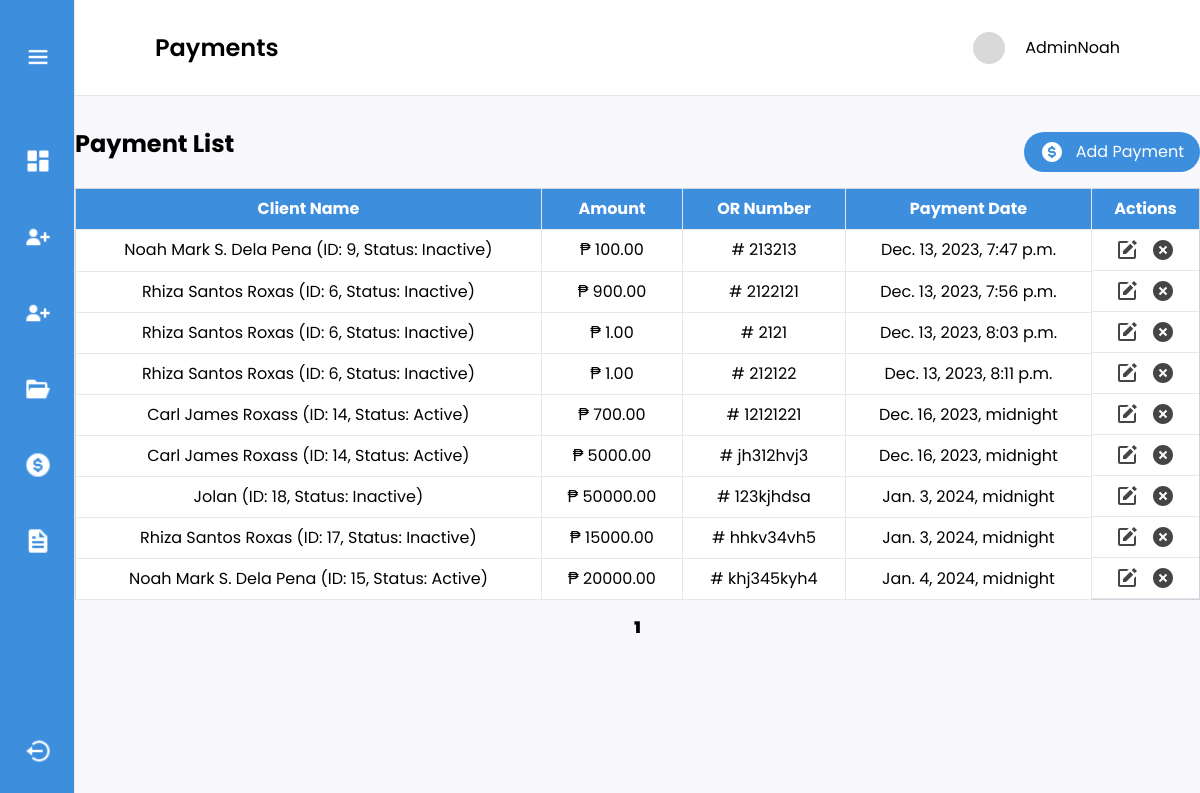
Before: /adminUser/paymentList/ (signed in) with the older database file.
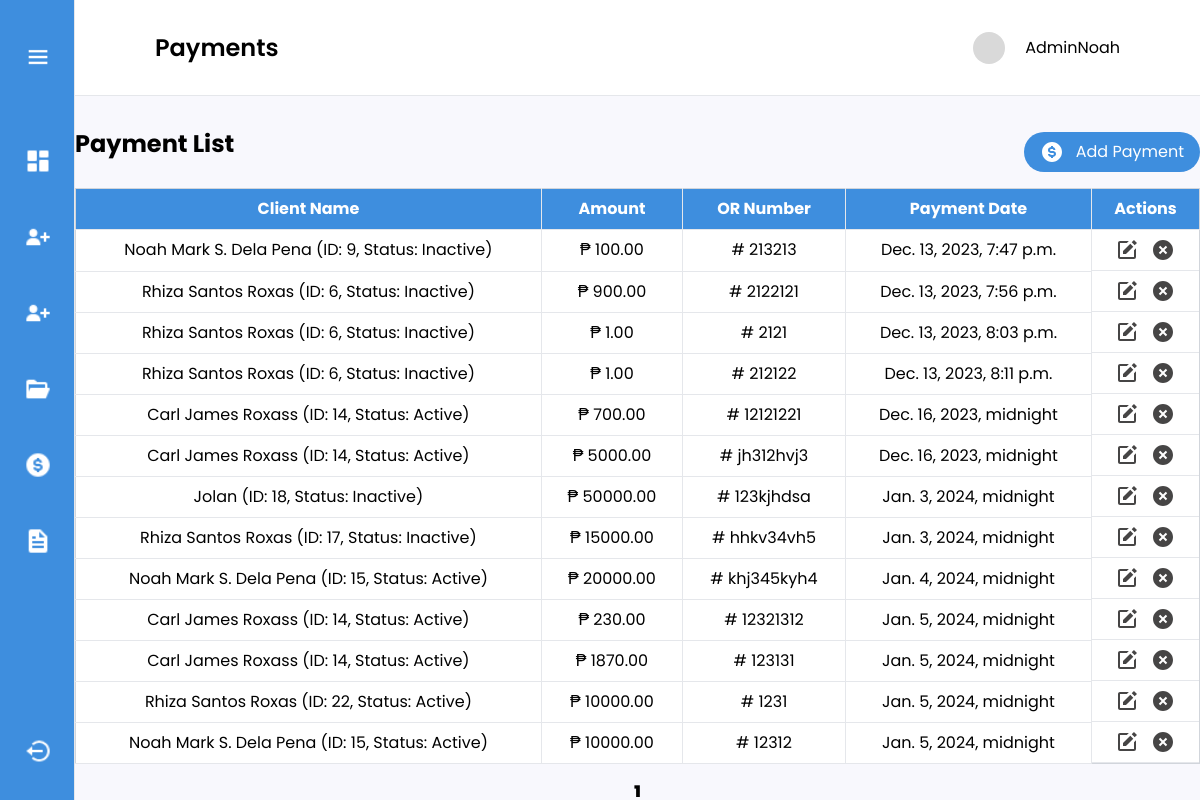
After: the same page with the newer database file.
### loanmanagement/models.py (models this page shows, shortened)
class Payment(models.Model):
    loan_id = models.ForeignKey(Loan, on_delete=models.CASCADE)
    amount = models.DecimalField(max_digits=10, decimal_places=2)
    payment_date = models.DateTimeField(null=True)
    or_number = models.CharField(max_length=50)

class Loan(models.Model):
    client_id = models.ForeignKey(Person, on_delete=models.CASCADE)
    loan_date = models.DateField()
    duration_period = models.DateField()
    interest_rate = models.DecimalField(max_digits=10, decimal_places=2)
    loan_amount = models.DecimalField(max_digits=100, decimal_places=2)
    loan_maturity = models.DateField()
    guarantor = models.CharField(max_length=250)
    processing_fee = models.DecimalField(max_digits=10, decimal_places=2)
    loan_balance = models.DecimalField(max_digits=10, decimal_places=2, null=True)
    net = models.DecimalField(max_digits=10, decimal_places=2)
    checking_no = models.CharField(max_length=250, null=False, blank=False)
    has_active_loan = models.BooleanField(default=True)
    def __str__(self):
        status = "Active" if self.has_active_loan else "Inactive"
        return f"{self.client_id.name} (ID: {self.id}, Status: {status})"

class Person(models.Model):
    name = models.CharField(max_length=250, null=False, blank=False)
    address = models.CharField(max_length=250, null=False, blank=False)
    picture = models.ImageField(upload_to='images/', null=True, blank=True)
    document = models.FileField(upload_to='documents/', null=True, blank=True)
    created_at = models.DateTimeField(auto_now_add=True)
    email = models.EmailField(max_length=254, null=True, blank=True)
    password = models.CharField(max_length=254, null=True, blank=True)

### loanmanagement/views.py (the view)
# urls.py: path('paymentList/', views.paymentList, name='paymentList'),
def paymentList(request):
    user = request.user
    if not user.is_authenticated:
        return redirect("adminLogin")
    payments = Payment.objects.all()
    paginated = Paginator(payments, 15)
    page_number = request.GET.get("page")
    page = paginated.get_page(page_number)
    form = PaymentForm(request.POST)
    return render(
        request,
        "payments.html",
        {"payments": page, "form": form, "paginator": paginated},
    )

### loanmanagement/templates/payments.html (shortened to what this page needs)
{% extends 'layout.html' %}
{% block content %}
{% load widget_tweaks %}
<div>
    <div class="flex justify-between bg-white h-24 items-center px-6 md:px-20 py-auto border-b">
        <h2 class="text-xl md:text-2xl font-semibold">Payments</h2>
        <div class="flex gap-2 md:gap-5 justify-center items-center">
            {% load static %}
            <img src="{% static 'images/svg/skeleton.svg' %}" class="w-6 h-6 md:w-8 h-8">
            <p class="hidden md:block">{{ user.username }}</p>
        </div>
    </div>
    </div>
    <div class="mx-3 md:mx-auto max-w-[1240px] mt-8">
        <div class="flex justify-between items-center mb-3">
            <h1 class="md:text-2xl text-xl font-bold mb-4">Payment List</h1>
            <button type="submit" id="openModalBtn"
                class=" text-[12px] md:text-[16px] flex items-center justify-center gap-3 bg-[#3E8EDE] text-white py-1 md:py-2 px-4 rounded-[50px]">
                <img
 />Add
                Payment
            </button>
        </div>
        <table class="min-w-full bg-white border border-gray-300">
            <thead>
                <tr class="bg-[#3E8EDE] text-white">
                    <th class="py-2 px-4 border-b border-r">Client Name</th>
                    <th class="py-2 px-4 border-b border-r">Amount</th>
                    <th class="py-2 px-4 border-b border-r">OR Number</th>
                    <th class="py-2 px-4 border-b border-r">Payment Date</th>
                    <th class="py-2  border-b">Actions</th>
                </tr>
            </thead>
            <tbody>
                {% for payment in payments %}
                    <tr class="text-center">
                        <td class="py-2 px-4 border-b border-r">{{ payment.loan_id }}</td>
                        <td class="py-2 px-4 border-b border-r">₱ {{ payment.amount }}</td>
                        <td class="py-2 px-4 border-b border-r"># {{ payment.or_number }}</td>
                        <td class="py-2 px-4 border-b border-r">{{ payment.payment_date }}</td>
                         <td class="flex justify-center items-center gap-3 py-2 px-4 border-b">
                            <img data-id="{{ payment.id }}" data-amount="{{ payment.amount }}" data-borrower="{{ payment.loan_id.id }}" id="editp" class="cursor-pointer" onclick="edit(this)"/>
                            <img data-id="{{ payment.id }}" class="cursor-pointer" onclick="deleteBtn(this)" alt="delete"/>
                        </td>
                    </tr>
                {% endfor %}
            </tbody>
        </table>
        <div class="flex justify-center mt-4">
            <ul class="pagination flex justify-center items-center gap-5">
                {% for num in payments.paginator.page_range %}
                {% if payments.number == num %}
                <li class="active font-black"><span>{{ num }} <span class="sr-only">(current)</span></span></li>
                {% else %}
                <li><a href="?page={{ num }}">{{ num }}</a></li>
                {% endif %}
                {% endfor %}
            </ul>
        </div>
    </div>
</div>
{% endblock %}

### loanmanagement/templates/layout.html (shortened to what this page needs)
{% load widget_tweaks %}
<!DOCTYPE html>
<html lang="en">
<head>
    <script src="https://cdn.tailwindcss.com"></script>
    <link href='https://unpkg.com/boxicons@2.0.7/css/boxicons.min.css' rel='stylesheet'>
    <link rel="stylesheet" href="https://cdn.jsdelivr.net/npm/flatpickr/dist/flatpickr.min.css">
</head>
<body class="font-Poppins bg-[#f8f8fd] overflow-hidden">
    <div class="flex h-screen bg-[#3E8EDE]">
        <nav id="sidebar" class="w-[75px] bg-[#3E8EDE] border-r overflow-y-auto flex flex-col overflow-hidden">
            <div class="flex items-center py-2 text-white gap-6 truncate mb-[60px] mt-[35px] ml-6">
                <img id="toggleSidebar" class="w-[28px] h-[28px]"
 />
            </div>
            <div class="flex flex-col w-full">
                <ul class="flex-col items-center space-y-8 ml-2">
                    <li id="dashboard" class="rounded-l-[50px]">
                        <a class="flex items-center py-2 px-4 text-white gap-6 truncate" href="/adminUser/">
                            <img class="w-[28px] h-[28px]"
 />
                        </a>
                    </li>
                    <li id="addClient" class="rounded-l-[50px]">
                        <a class="flex items-center py-2 px-4 text-white gap-6 truncate" href="{% url 'addClient' %}">
                            <img class="w-[28px] h-[28px]"
 />Add
                        </a>
                    </li>
                    <li id="addClient" class="rounded-l-[50px]">
                        <a class="flex items-center py-2 px-4 text-white gap-6 truncate"
                            href="{% url 'addCollector' %}">
                            <img class="w-[28px] h-[28px]"
 />Collector
                        </a>
                    </li>
                    <li id="loanPortal" class="rounded-l-[50px]">
                        <a class="flex items-center py-2 px-4 text-white gap-6 truncate" href="{% url 'loan_list' %}">
                            <img class="w-[28px] h-[28px]"
 />Loan
                        </a>
                    </li>
                    <li id="payments" class="rounded-l-[50px]">
                        <a class="flex items-center py-2 px-4 text-white gap-6 truncate" href="{% url 'paymentList' %}">
                            <img class="w-[28px] h-[28px]"
 />Payment
                        </a>
                    </li>
                    <li id="reports" class="rounded-l-[50px]">
                        <a class="flex items-center py-2 px-4 text-white gap-6 truncate" href="{% url 'reports' %}">
                            <img class="w-[28px] h-[28px]"
 />Reports
                        </a>
                    </li>
                    <li id="logout" class="rounded-l-[50px] py-1 ">
                        <a href="{% url 'logout' %}">
                            <p class="flex items-center py-2 px-4 text-white gap-6 truncate mt-[40px] md:mt-[130px]">
                                <img class="w-[28px] h-[28px]"
 />Logout
                            </p>
                        </a>
                    </li>
                </ul>
            </div>
        </nav>
        <main class="flex-1 overflow-x-hidden bg-[#f8f8fd]">
            <div class="mx-auto">
                {% block content %}{% endblock %}
            </div>
</body>
</html>

### loanmanagement/templates/layout.html (style rules this page uses)
body { font-family: 'Poppins', sans-serif; }
#sidebar { transition: width 0.3s ease-in-out; }

Changed rows visible on the page:
added Payment: loan_id "Carl James Roxass (ID: 14, Status: Active)", amount "230.00", or_number "12321312", payment_date "Jan. 5, 2024, midnight"
added Payment: loan_id "Carl James Roxass (ID: 14, Status: Active)", amount "1870.00", or_number "123131", payment_date "Jan. 5, 2024, midnight"
added Payment: loan_id "Rhiza Santos Roxas (ID: 22, Status: Active)", amount "10000.00", or_number "1231", payment_date "Jan. 5, 2024, midnight"
added Payment: loan_id "Noah Mark S. Dela Pena (ID: 15, Status: Active)", amount "10000.00", or_number "12312", payment_date "Jan. 5, 2024, midnight"
Other visible differences:
list line gone: "1"
